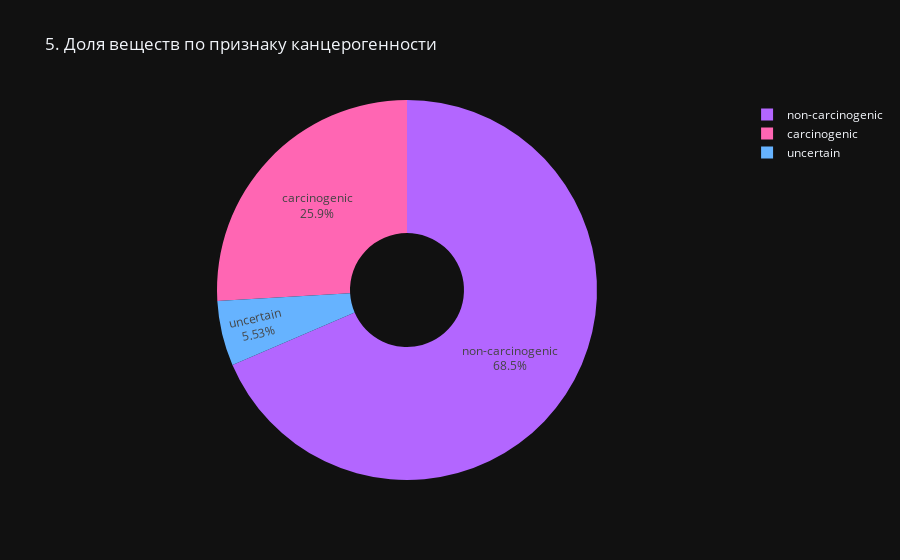

Notebook code for this chart:
### Markdown cell above
**5.** Построим круговую диаграмму с динамической визуализацией с помощью Plotly Express.

### Code cell
counts = df["carcinogenicity"].value_counts().reset_index()
counts.columns = ["carcinogenicity", "count"]

fig = px.pie(
    counts,
    names="carcinogenicity",
    values="count",
    title="5. Доля веществ по признаку канцерогенности",
    color="carcinogenicity",
    color_discrete_map={
        "carcinogenic": "#ff66b3",
        "uncertain": "#66b3ff",
        "non-carcinogenic": "#b366ff"
    },
    hole=0.3
)
fig.update_traces(textinfo="percent+label")
fig.show()

### Figure 1 — Plotly figure (JSON) as saved in the notebook; plotly's stock layout.template omitted (floating-point values rounded to 4 significant figures)
{"data": [{"customdata": [["non-carcinogenic"], ["carcinogenic"], ["uncertain"]], "domain": {"x": [0.0, 1.0], "y": [0.0, 1.0]}, "hole": 0.3, "hovertemplate": "carcinogenicity=%{customdata[0]}<br>count=%{value}<extra></extra>", "labels": ["non-carcinogenic", "carcinogenic", "uncertain"], "legendgroup": "", "marker": {"colors": ["#b366ff", "#ff66b3", "#66b3ff"]}, "name": "", "showlegend": true, "values": [2490, 942, 201], "type": "pie", "textinfo": "percent+label"}], "layout": {"legend": {"tracegroupgap": 0}, "title": {"text": "5. Доля веществ по признаку канцерогенности"}}}
